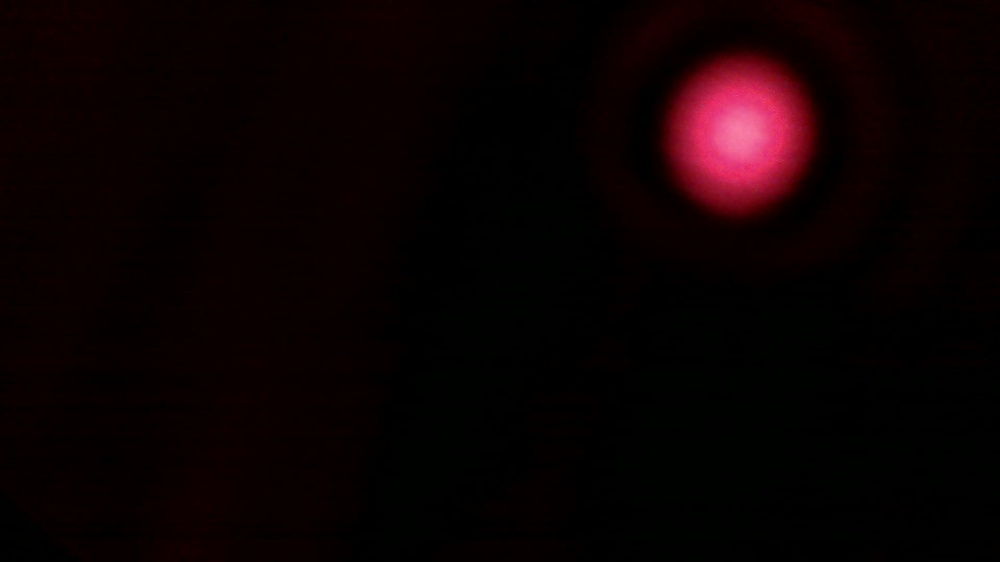
#> input picture frame.jpg, 1000 x 562 px, shrunk from 1920 x 1080 before the run, given in place of video.mp4, which was not available
$ python imageAnalysis.py
#> lines starting #> are read from the running program, lines starting #| are printed output that depends on the picture; after the words box and inside, x2 and y2 are one past the last pixel; in counts of white or black regions, pixels touching at a corner belong together; pictures that were not available may be replaced by others from this repository, and a replacement may not be noted
# -*- coding: utf-8 -*-
"""
Created on Wed Jan  8 10:21:29 2025

@author: peo0005
"""

import cv2
import numpy as np

# Load the video
video_path = 'video.mp4'
cap = cv2.VideoCapture(video_path)

# Check if the video opened successfully
if not cap.isOpened():
    print("Error: Could not open video.")
    exit()

# Process each frame
while True:
    ret, frame = cap.read()
#> frame is the input picture: shape (562, 1000, 3); mean B, G, R 2.4, 1.5, 11.4

    # Break the loop if there are no more frames
    if not ret:
        break

    # Convert to grayscale
    gray = cv2.cvtColor(frame, cv2.COLOR_BGR2GRAY)
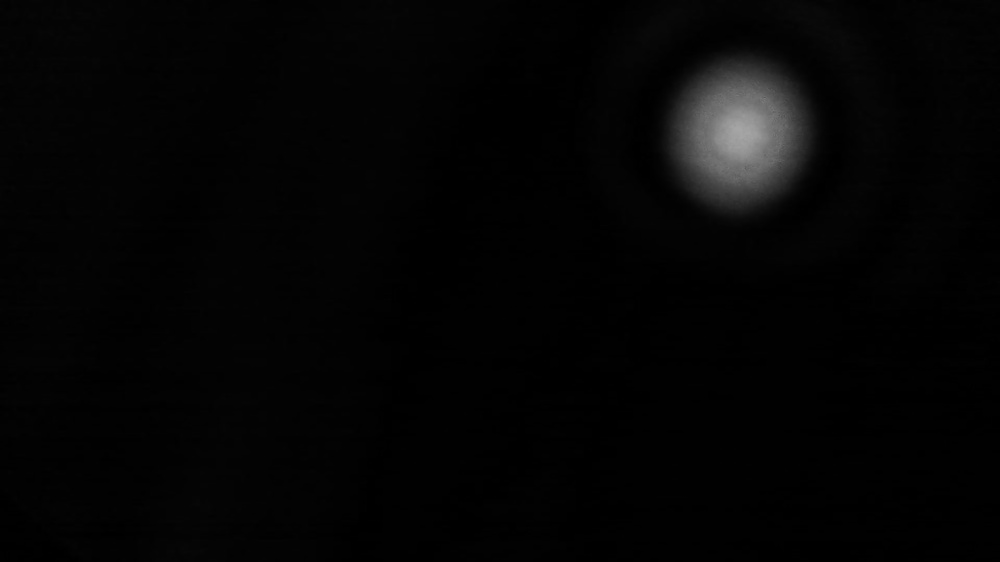
#> gray: shape (562, 1000); min 0, max 166, mean 4.5

    # Threshold the frame
    _, binary = cv2.threshold(gray, 127, 255, cv2.THRESH_BINARY)
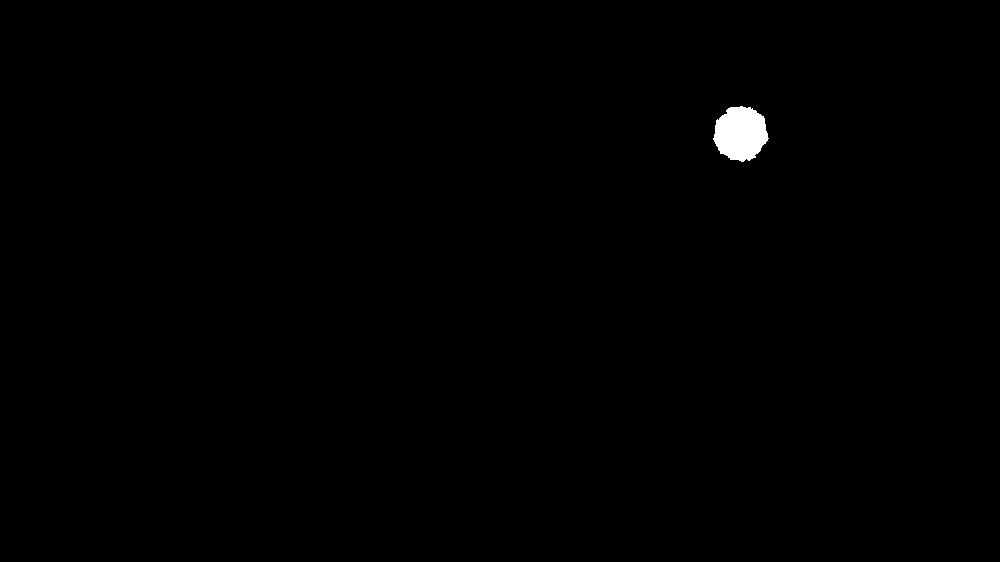
#> binary: shape (562, 1000); 0.41% white; 1 white region

    # Find contours
    contours, _ = cv2.findContours(binary, cv2.RETR_EXTERNAL, cv2.CHAIN_APPROX_SIMPLE)
#> contours = 1 contour; box (x1, y1, x2, y2) and area: (713, 106, 769, 162) 2212

    # Find the largest contour
    if contours:
        largest_contour = max(contours, key=cv2.contourArea)
#> largest_contour = contour of 101 points, box (x1, y1, x2, y2) (713, 106, 769, 162), area 2212
        M = cv2.moments(largest_contour)
#> M = moments, m00 2212, centre m10/m00, m01/m00 = (740.3, 133.1)

        if M["m00"] != 0:  # Avoid division by zero
            cx = int(M["m10"] / M["m00"])  # X coordinate of centroid
#> cx = 740
            cy = int(M["m01"] / M["m00"])  # Y coordinate of centroid
#> cy = 133
            print(f"Center of largest blob: ({cx}, {cy})")
#| Center of largest blob: (740, 133)

            # Mark the center on the frame
            cv2.circle(frame, (cx, cy), 5, (0, 0, 255), -1)
#> frame: shape (562, 1000, 3); 0.01% of pixels changed, all inside (x1, y1, x2, y2) = (735, 128, 746, 139)

            # Optionally, draw the largest contour
            cv2.drawContours(frame, [largest_contour], -1, (0, 255, 0), 2)
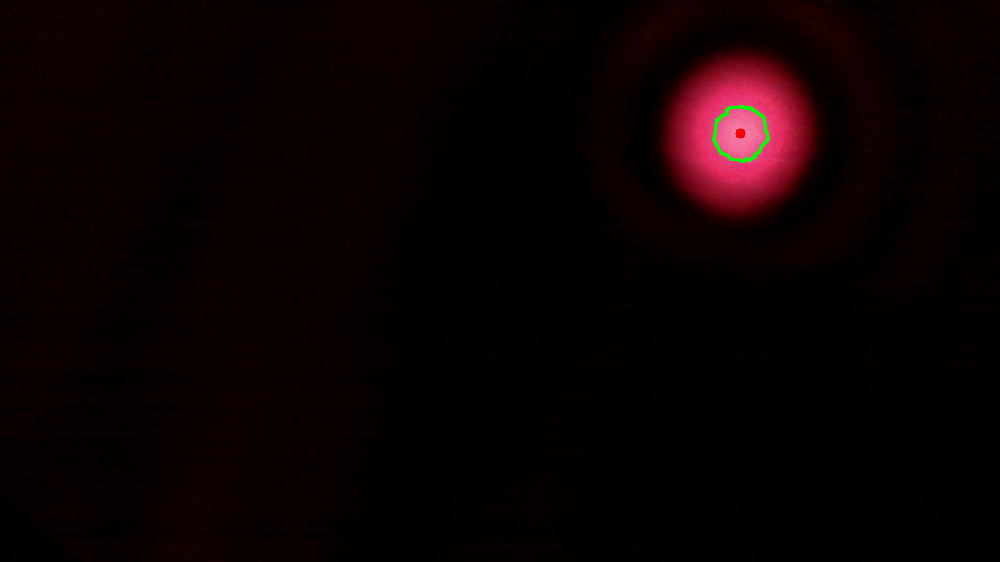
#> frame: shape (562, 1000, 3); mean B, G, R 2.2, 1.6, 11.2

    # Display the processed frame
    cv2.imshow('Processed Video', frame)

    # Break the loop if 'q' is pressed
    if cv2.waitKey(1) & 0xFF == ord('q'):
#> (key q is pressed here)
        break

# Release the video capture and close windows
cap.release()
cv2.destroyAllWindows()
